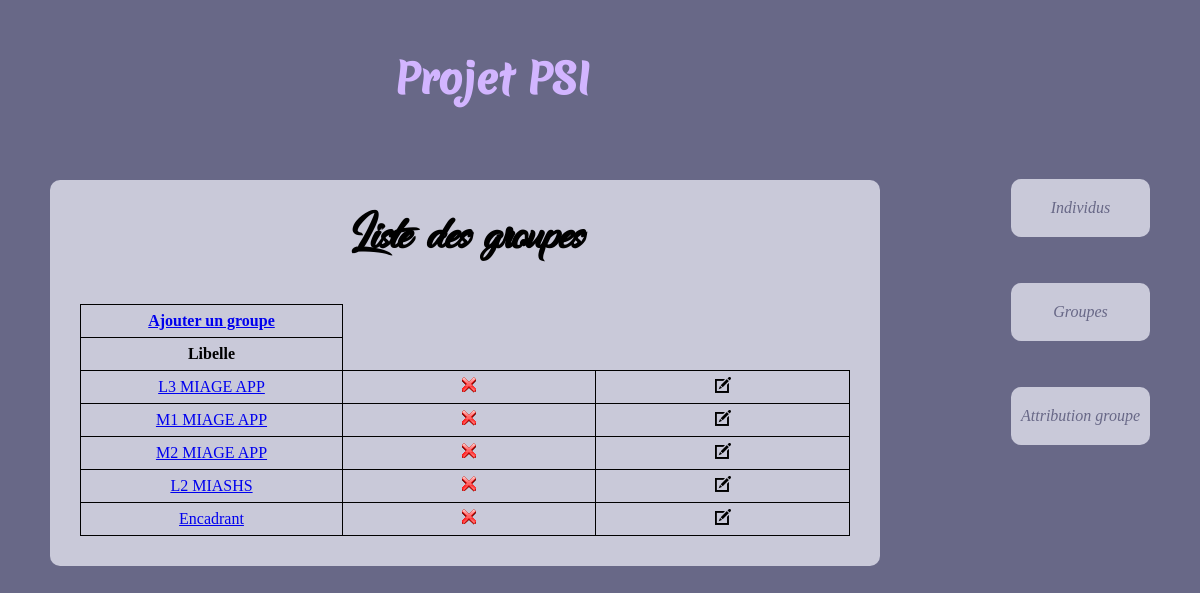
The page /?controller=list&action=grp on the database its author committed.
### tables this page shows
CREATE TABLE `GROUPE` (
  `id_groupe` int(11) NOT NULL,
  `libelle` varchar(70) NOT NULL
);

### Views/view_page.php (called while the page is built)
<?php
require_once 'view_begin.php';
require_once 'view_list_grp.php';
?>

### Controllers/Controller_list.php (called while the page is built, shortened)
<?php
class Controller_list extends Controller{
	public function action_grp(){
		$m = Model::get_model();
		$data =['tab' => $m->get_last_grp(), 'taille' => $m->get_nb_grp()];
		$this->render('page',$data);
	}
}
?>

### Models/Model.php (called while the page is built, shortened)
<?php
class Model{
	private $db;
	private static $instance = null;
	private function __construct() {
		try {
			$this->db = new PDO('mysql:host=localhost;dbname=PSI', 'root', 'root');
			$this->db->query('SET NAMES utf8');
			$this->db->setAttribute(PDO::ATTR_ERRMODE, PDO::ERRMODE_EXCEPTION);
		}
		catch (PDOException $e) {
			die ('Echec connexion, erreur n°'. $e->getCode() . ':' . $e->getMessage());
		}
	}
	public static function get_model(){
		if (is_null(self::$instance))
		self::$instance = new Model();
		return self::$instance;
	}
	public function get_last_grp(){
		$requete = $this->db->prepare("select * from groupe");
		$requete->execute();
		return $requete->fetchAll(PDO::FETCH_ASSOC);
	}
	public function get_nb_grp()
	{
		$requete = $this->db->prepare("SELECT COUNT(*) FROM groupe");
		$requete->execute();
		$tab = $requete->fetch(PDO::FETCH_NUM);
		return $tab[0];
	}
}
?>

### Utils/functions.php (called while the page is built)
<?php
function e($message){
	return htmlspecialchars($message, ENT_QUOTES);
}

### Views/view_list_grp.php (the view)
<?php
require_once 'view_begin.php';
?>
<main>
<table>
	<h1> Liste des groupes </h1>
	<tr>
		<td><STRONG><a href="?controller=set&action=form_add_grp"> Ajouter un groupe</a></STRONG></td>
	</tr>
	<tr>
		<td>
			<STRONG>Libelle</STRONG>
		</td>
	</tr>
	<?php foreach($tab as $value): ?>
		<tr>
			<td>
				<a href="?controller=list&action=informations_grp&id_groupe=<?= $value['id_groupe'] ?>"><?= e($value['libelle']) ?></a>
			</td>
			<td>
				<a href="?controller=set&action=remove_grp&id_groupe=<?= $value["id_groupe"] ?>"><img src="Content/img/remove-icon.png" alt="" class="icone"/></a>
			</td>
			<td>
				<a href="?controller=set&action=form_update_grp&id_groupe=<?= $value["id_groupe"] ?>"><img src="Content/img/edit-icon.png" alt="" class="icone"/></a>
			</td>
		</tr>
	<?php endforeach; ?>
</table>
</main>
</body>
</html>

### Content/css/nobel.css (style rules this page uses)
body { width : 70%; background-color : #686887; margin:auto; overflow-y: scroll ; position: relative; }
main { width : 70%; margin-left : 150px; margin-right: 100px; background-color : #C9C9D9; border-radius : 10px; padding : 30px; position: relative; }
h1 { font-family: "dancing_in_the_rainbow"; font-size: 3.5em; text-align: center; margin-top: 0px; }
table { border-collapse : collapse; margin : auto; }
td,th { border : 1px solid black; width : 300px; height : 30px; text-align : center; }
img.icone { width: 16px; }
@media screen and (min-width: 1100px) and (max-width: 1400px) { body { width : 1100px; } }
@media screen and (min-width: 1100px) and (max-width: 1400px) { main, header { margin-left : 0px; } }

### rows shown on the page
groupe: libelle "L3 MIAGE APP"
groupe: libelle "M1 MIAGE APP"
groupe: libelle "M2 MIAGE APP"
groupe: libelle "L2 MIASHS"
groupe: libelle "Encadrant"
